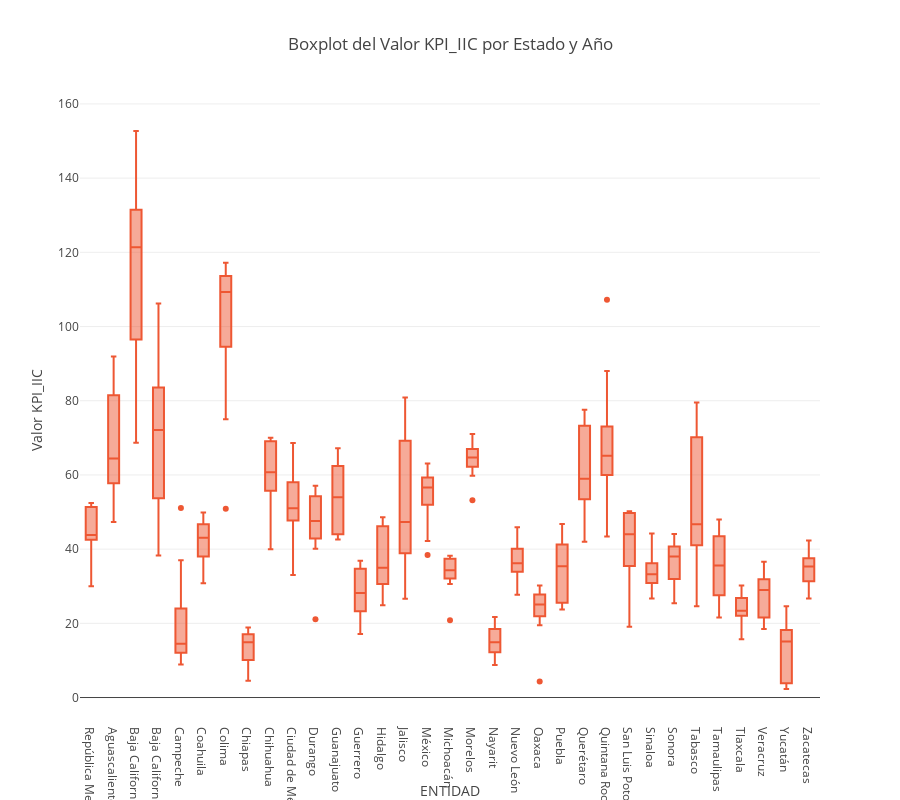

The notebook cell saved with this chart:
### Code cell
# Filtrar las columnas necesarias y eliminar la columna 'PIRAMIDE'
df_filtered = kpi[['AÑO', 'ENTIDAD', 'KPI_IIC']]
# Crear el boxplot con Plotly Express
fig = px.box(df_filtered, x='ENTIDAD', y='KPI_IIC',
             labels={'KPI_IIC': 'Valor KPI_IIC'},
             title='Boxplot del Valor KPI_IIC por Estado y Año',
             color_discrete_sequence=["#ee5733"],
             height=800
             )

# Mostrar el gráfico
fig.show()

### Figure 1 — Plotly figure (JSON) as saved in the notebook; plotly's stock layout.template omitted (floating-point values rounded to 4 significant figures; data arrays with more than 128 entries replaced by an {"elided": "..."} marker saying what was removed)
{"data": [{"alignmentgroup": "True", "hovertemplate": "ENTIDAD=%{x}<br>Valor KPI_IIC=%{y}<extra></extra>", "legendgroup": "", "marker": {"color": "#ee5733"}, "name": "", "notched": false, "offsetgroup": "", "orientation": "v", "showlegend": false, "type": "box", "x": {"elided": "297 str values"}, "x0": " ", "xaxis": "x", "y": {"elided": "297 float values"}, "y0": " ", "yaxis": "y"}], "layout": {"boxmode": "group", "height": 800, "legend": {"tracegroupgap": 0}, "title": {"text": "Boxplot del Valor KPI_IIC por Estado y Año"}, "xaxis": {"anchor": "y", "domain": [0, 1], "title": {"text": "ENTIDAD"}}, "yaxis": {"anchor": "x", "domain": [0, 1], "title": {"text": "Valor KPI_IIC"}}}}
